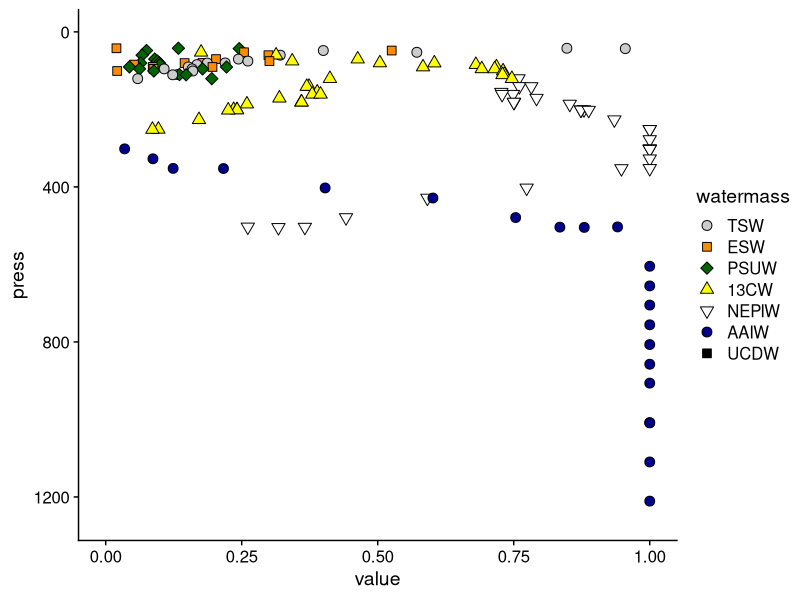
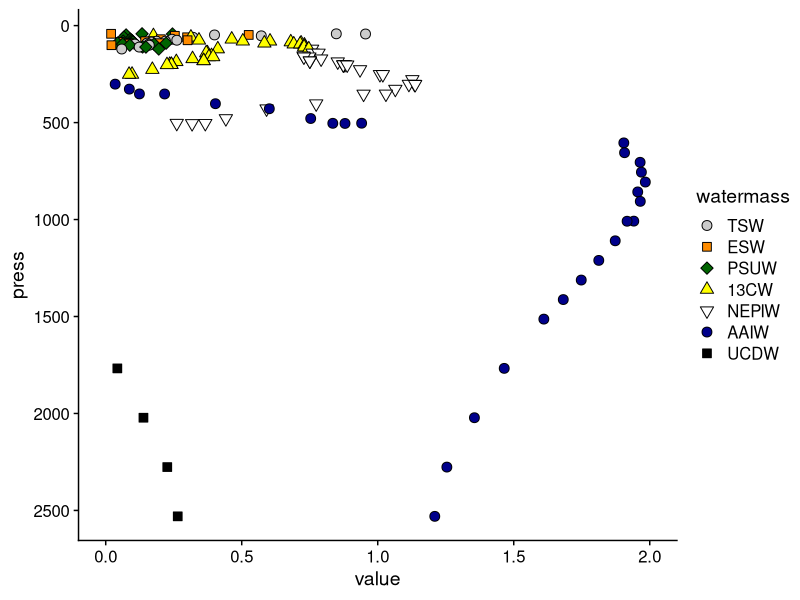
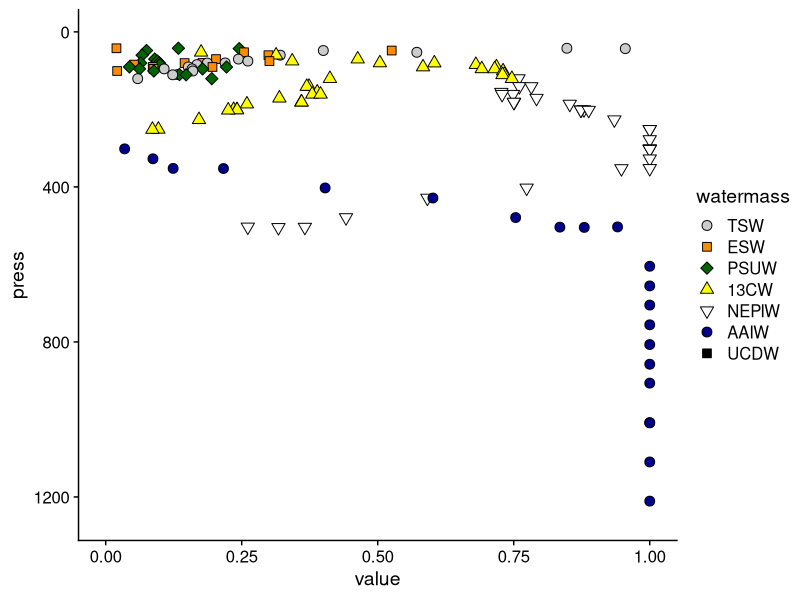
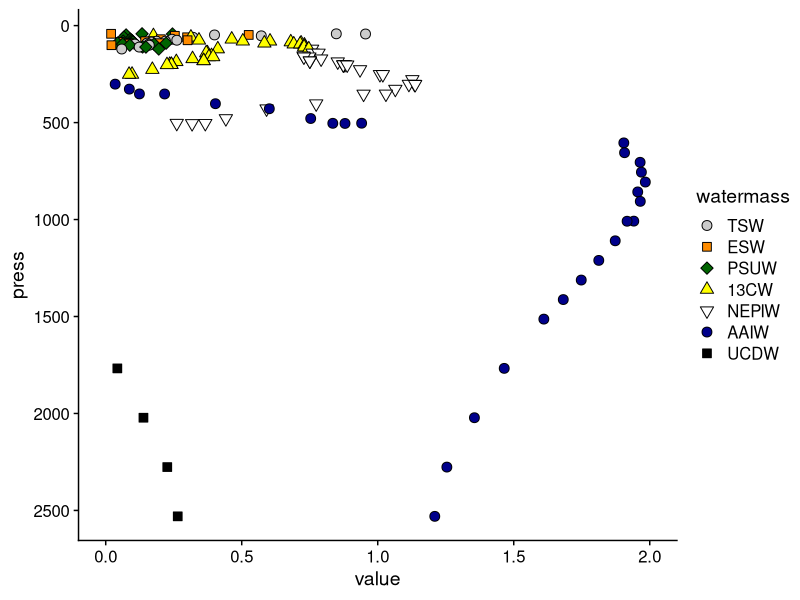

These figures' R source, in order:
## ---- chunk 1
library(tidyverse)
library(readxl)
## ---- chunk 2
cb10 <- c('#a6cee3','#1f78b4','#b2df8a','#33a02c','#fb9a99','#e31a1c','#fdbf6f','#ff7f00','#cab2d6','#6a3d9a')
## ---- chunk 3
watermass00 <- read_excel("data/StP2_2017_out.xlsx")
## ---- chunk 4
wmNames <- watermass00 %>% select(TSW:UCDW) %>% colnames
## ---- chunk 5
watermass01 <- watermass00 %>% 
  filter(consv_T < 27) %>%
  select(press:UCDW) %>% 
  pivot_longer(cols = -press, names_to = "watermass") %>%
  mutate(watermass = factor(watermass, levels = wmNames, ordered = TRUE))
## ---- chunk 6
wmCols <- c("gray80", "darkorange", "darkgreen", "yellow", "white", "darkblue", "black")
watermass01 %>% 
  arrange(press) %>%
  #filter(watermass != "UCDW") %>%
  filter(value > 0) %>%
  mutate(value = if_else(value > 1, 1, value)) %>%
  ggplot(aes(x = value, y = press, fill = watermass, shape = watermass, group = watermass)) +
  geom_point(size = 3) +
  #geom_path(color = "black") +
  scale_y_reverse(limits = c(1250, 5)) +
  #scale_y_reverse() +
  scale_x_continuous(limits = c(0, 1)) +
  scale_fill_manual(values = wmCols) + scale_shape_manual(values = c(21:25, 21:25)) +
  cowplot::theme_cowplot()
## ---- chunk 7
ggsave("figures/watermass.png", width = 5, height = 3, dpi = 100)
## ---- chunk 8
wmCols <- c("gray80", "darkorange", "darkgreen", "yellow", "white", "darkblue", "black")
watermass01 %>% 
  arrange(press) %>%
  #filter(watermass != "UCDW") %>%
  filter(value > 0) %>%
  #mutate(value = if_else(value > 1, 1, value)) %>%
  ggplot(aes(x = value, y = press, fill = watermass, shape = watermass, group = watermass)) +
  geom_point(size = 3) +
  #geom_path(color = "black") +
  #scale_y_reverse(limits = c(1250, 5)) +
  scale_y_reverse() +
  scale_x_continuous(limits = c(0, 2)) +
  scale_fill_manual(values = wmCols) + scale_shape_manual(values = c(21:25, 21:25)) +
  cowplot::theme_cowplot()
## ---- chunk 9
ggsave("figures/watermass2.png", width = 5, height = 3, dpi = 100)
